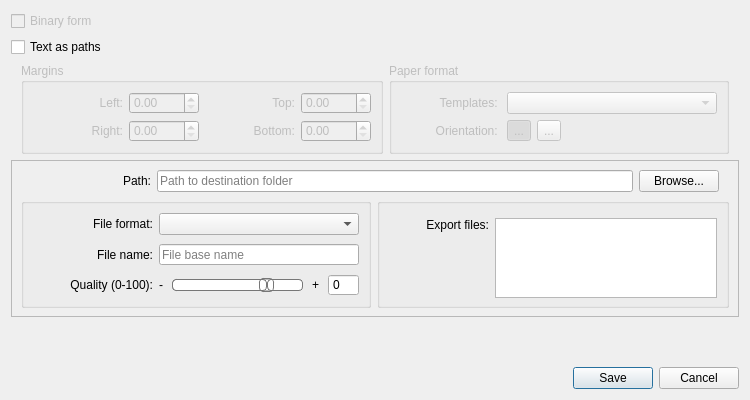
<?xml version="1.0" encoding="UTF-8"?>
<ui version="4.0">
 <class>ExportLayoutDialog</class>
 <widget class="QDialog" name="ExportLayoutDialog">
  <property name="windowModality">
   <enum>Qt::ApplicationModal</enum>
  </property>
  <property name="geometry">
   <rect>
    <x>0</x>
    <y>0</y>
    <width>750</width>
    <height>400</height>
   </rect>
  </property>
  <property name="sizePolicy">
   <sizepolicy hsizetype="Expanding" vsizetype="Preferred">
    <horstretch>0</horstretch>
    <verstretch>0</verstretch>
   </sizepolicy>
  </property>
  <property name="minimumSize">
   <size>
    <width>750</width>
    <height>360</height>
   </size>
  </property>
  <property name="maximumSize">
   <size>
    <width>900</width>
    <height>400</height>
   </size>
  </property>
  <property name="font">
   <font>
    <pointsize>9</pointsize>
   </font>
  </property>
  <property name="windowTitle">
   <string>Export Layout</string>
  </property>
  <property name="windowIcon">
   <iconset resource="../share/resources/toolicon.qrc">
    <normaloff>:/toolicon/32x32/export.png</normaloff>:/toolicon/32x32/export.png</iconset>
  </property>
  <property name="modal">
   <bool>true</bool>
  </property>
  <layout class="QFormLayout" name="formLayout">
   <item row="0" column="0">
    <widget class="QCheckBox" name="binaryDXF_CheckBox">
     <property name="enabled">
      <bool>false</bool>
     </property>
     <property name="text">
      <string>Binary form</string>
     </property>
    </widget>
   </item>
   <item row="1" column="0">
    <widget class="QCheckBox" name="textAsPaths_Checkbox">
     <property name="enabled">
      <bool>true</bool>
     </property>
     <property name="text">
      <string>Text as paths</string>
     </property>
    </widget>
   </item>
   <item row="3" column="0" colspan="2">
    <widget class="QFrame" name="frame">
     <property name="sizePolicy">
      <sizepolicy hsizetype="Expanding" vsizetype="Preferred">
       <horstretch>0</horstretch>
       <verstretch>0</verstretch>
      </sizepolicy>
     </property>
     <property name="minimumSize">
      <size>
       <width>0</width>
       <height>140</height>
      </size>
     </property>
     <property name="frameShape">
      <enum>QFrame::StyledPanel</enum>
     </property>
     <property name="frameShadow">
      <enum>QFrame::Raised</enum>
     </property>
     <layout class="QVBoxLayout" name="verticalLayout_6">
      <item>
       <layout class="QVBoxLayout" name="verticalLayout_2">
        <item>
         <layout class="QHBoxLayout" name="path_HorizontalLayout">
          <property name="leftMargin">
           <number>10</number>
          </property>
          <property name="rightMargin">
           <number>10</number>
          </property>
          <item>
           <widget class="QLabel" name="path_Label">
            <property name="sizePolicy">
             <sizepolicy hsizetype="Preferred" vsizetype="Fixed">
              <horstretch>0</horstretch>
              <verstretch>0</verstretch>
             </sizepolicy>
            </property>
            <property name="minimumSize">
             <size>
              <width>120</width>
              <height>0</height>
             </size>
            </property>
            <property name="text">
             <string>Path:</string>
            </property>
            <property name="alignment">
             <set>Qt::AlignRight|Qt::AlignTrailing|Qt::AlignVCenter</set>
            </property>
           </widget>
          </item>
          <item>
           <widget class="QLineEdit" name="path_LineEdit">
            <property name="sizePolicy">
             <sizepolicy hsizetype="Expanding" vsizetype="Fixed">
              <horstretch>0</horstretch>
              <verstretch>0</verstretch>
             </sizepolicy>
            </property>
            <property name="minimumSize">
             <size>
              <width>420</width>
              <height>0</height>
             </size>
            </property>
            <property name="toolTip">
             <string>Destination folder</string>
            </property>
            <property name="placeholderText">
             <string>Path to destination folder</string>
            </property>
           </widget>
          </item>
          <item>
           <widget class="QPushButton" name="browse_PushButton">
            <property name="sizePolicy">
             <sizepolicy hsizetype="Preferred" vsizetype="Fixed">
              <horstretch>0</horstretch>
              <verstretch>0</verstretch>
             </sizepolicy>
            </property>
            <property name="toolTip">
             <string>Select path to destination folder</string>
            </property>
            <property name="text">
             <string>Browse...</string>
            </property>
           </widget>
          </item>
         </layout>
        </item>
       </layout>
      </item>
      <item>
       <layout class="QHBoxLayout" name="horizontalLayout_2">
        <item>
         <widget class="QGroupBox" name="file_GroupBox">
          <property name="sizePolicy">
           <sizepolicy hsizetype="Expanding" vsizetype="Preferred">
            <horstretch>0</horstretch>
            <verstretch>0</verstretch>
           </sizepolicy>
          </property>
          <property name="minimumSize">
           <size>
            <width>350</width>
            <height>110</height>
           </size>
          </property>
          <property name="maximumSize">
           <size>
            <width>16777215</width>
            <height>110</height>
           </size>
          </property>
          <property name="title">
           <string/>
          </property>
          <layout class="QVBoxLayout" name="verticalLayout_4">
           <item>
            <layout class="QFormLayout" name="file_FormLayout">
             <property name="verticalSpacing">
              <number>9</number>
             </property>
             <item row="0" column="0">
              <widget class="QLabel" name="format_Label">
               <property name="minimumSize">
                <size>
                 <width>120</width>
                 <height>0</height>
                </size>
               </property>
               <property name="text">
                <string>File format:</string>
               </property>
               <property name="alignment">
                <set>Qt::AlignRight|Qt::AlignTrailing|Qt::AlignVCenter</set>
               </property>
              </widget>
             </item>
             <item row="0" column="1">
              <widget class="ExportFormatCombobox" name="format_ComboBox">
               <property name="sizePolicy">
                <sizepolicy hsizetype="Expanding" vsizetype="Preferred">
                 <horstretch>0</horstretch>
                 <verstretch>0</verstretch>
                </sizepolicy>
               </property>
               <property name="minimumSize">
                <size>
                 <width>0</width>
                 <height>0</height>
                </size>
               </property>
              </widget>
             </item>
             <item row="1" column="0">
              <widget class="QLabel" name="filename_Label">
               <property name="minimumSize">
                <size>
                 <width>120</width>
                 <height>0</height>
                </size>
               </property>
               <property name="text">
                <string>File name:</string>
               </property>
               <property name="alignment">
                <set>Qt::AlignRight|Qt::AlignTrailing|Qt::AlignVCenter</set>
               </property>
              </widget>
             </item>
             <item row="1" column="1">
              <widget class="QLineEdit" name="filename_LineEdit">
               <property name="sizePolicy">
                <sizepolicy hsizetype="Expanding" vsizetype="Preferred">
                 <horstretch>0</horstretch>
                 <verstretch>0</verstretch>
                </sizepolicy>
               </property>
               <property name="minimumSize">
                <size>
                 <width>0</width>
                 <height>0</height>
                </size>
               </property>
               <property name="toolTip">
                <string>File base name</string>
               </property>
               <property name="placeholderText">
                <string>File base name</string>
               </property>
              </widget>
             </item>
             <item row="2" column="0">
              <widget class="QLabel" name="quality_Label">
               <property name="minimumSize">
                <size>
                 <width>120</width>
                 <height>0</height>
                </size>
               </property>
               <property name="font">
                <font>
                 <pointsize>9</pointsize>
                </font>
               </property>
               <property name="text">
                <string>Quality (0-100):</string>
               </property>
               <property name="alignment">
                <set>Qt::AlignRight|Qt::AlignTrailing|Qt::AlignVCenter</set>
               </property>
              </widget>
             </item>
             <item row="2" column="1">
              <layout class="QHBoxLayout" name="quality_HorizontalLayout">
               <property name="spacing">
                <number>9</number>
               </property>
               <item>
                <widget class="QLabel" name="minus_Label">
                 <property name="sizePolicy">
                  <sizepolicy hsizetype="Fixed" vsizetype="Preferred">
                   <horstretch>0</horstretch>
                   <verstretch>0</verstretch>
                  </sizepolicy>
                 </property>
                 <property name="maximumSize">
                  <size>
                   <width>10</width>
                   <height>16777215</height>
                  </size>
                 </property>
                 <property name="font">
                  <font>
                   <pointsize>9</pointsize>
                  </font>
                 </property>
                 <property name="text">
                  <string>-</string>
                 </property>
                 <property name="alignment">
                  <set>Qt::AlignRight|Qt::AlignTrailing|Qt::AlignVCenter</set>
                 </property>
                 <property name="indent">
                  <number>0</number>
                 </property>
                </widget>
               </item>
               <item>
                <widget class="QSlider" name="quality_Slider">
                 <property name="sizePolicy">
                  <sizepolicy hsizetype="Expanding" vsizetype="Preferred">
                   <horstretch>0</horstretch>
                   <verstretch>0</verstretch>
                  </sizepolicy>
                 </property>
                 <property name="minimumSize">
                  <size>
                   <width>0</width>
                   <height>22</height>
                  </size>
                 </property>
                 <property name="maximumSize">
                  <size>
                   <width>16777215</width>
                   <height>16777215</height>
                  </size>
                 </property>
                 <property name="styleSheet">
                  <string notr="true">QSlider::groove:horizontal {
border: 1px solid #bbb;
background: white;
height: 10px;
border-radius: 4px;
}

QSlider::sub-page:horizontal {
background: qlineargradient(x1: 0, y1: 0,    x2: 0, y2: 1,
stop: 0 #66e, stop: 1 #bbf);
background: qlineargradient(x1: 0, y1: 0.2, x2: 1, y2: 1,
stop: 0 #bbf, stop: 1 #55f);
border: 1px solid #777;
height: 10px;
border-radius: 4px;
}

QSlider::add-page:horizontal {
background: #fff;
border: 1px solid #777;
height: 10px;
border-radius: 4px;
}

QSlider::handle:horizontal {
background: qlineargradient(x1:0, y1:0, x2:1, y2:1,
stop:0 #eee, stop:1 #ccc);
border: 1px solid #777;
width: 13px;
margin-top: -2px;
margin-bottom: -2px;
border-radius: 4px;
}

QSlider::handle:horizontal:hover {
background: qlineargradient(x1:0, y1:0, x2:1, y2:1,
stop:0 #fff, stop:1 #ddd);
border: 1px solid #444;
border-radius: 4px;
}

QSlider::sub-page:horizontal:disabled {
background: #bbb;
border-color: #999;
}

QSlider::add-page:horizontal:disabled {
background: #eee;
border-color: #999;
}

QSlider::handle:horizontal:disabled {
background: #eee;
border: 1px solid #aaa;
border-radius: 4px;
}</string>
                 </property>
                 <property name="maximum">
                  <number>100</number>
                 </property>
                 <property name="value">
                  <number>75</number>
                 </property>
                 <property name="sliderPosition">
                  <number>75</number>
                 </property>
                 <property name="orientation">
                  <enum>Qt::Horizontal</enum>
                 </property>
                </widget>
               </item>
               <item>
                <widget class="QLabel" name="plus_Label">
                 <property name="sizePolicy">
                  <sizepolicy hsizetype="Fixed" vsizetype="Preferred">
                   <horstretch>0</horstretch>
                   <verstretch>0</verstretch>
                  </sizepolicy>
                 </property>
                 <property name="maximumSize">
                  <size>
                   <width>10</width>
                   <height>16777215</height>
                  </size>
                 </property>
                 <property name="font">
                  <font>
                   <pointsize>9</pointsize>
                  </font>
                 </property>
                 <property name="text">
                  <string>+</string>
                 </property>
                 <property name="alignment">
                  <set>Qt::AlignLeading|Qt::AlignLeft|Qt::AlignVCenter</set>
                 </property>
                </widget>
               </item>
               <item>
                <widget class="QSpinBox" name="percent_SpinBox">
                 <property name="sizePolicy">
                  <sizepolicy hsizetype="Fixed" vsizetype="Fixed">
                   <horstretch>0</horstretch>
                   <verstretch>0</verstretch>
                  </sizepolicy>
                 </property>
                 <property name="buttonSymbols">
                  <enum>QAbstractSpinBox::NoButtons</enum>
                 </property>
                 <property name="maximum">
                  <number>100</number>
                 </property>
                </widget>
               </item>
              </layout>
             </item>
            </layout>
           </item>
          </layout>
         </widget>
        </item>
        <item>
         <widget class="QGroupBox" name="export_GroupBox">
          <property name="sizePolicy">
           <sizepolicy hsizetype="Expanding" vsizetype="Preferred">
            <horstretch>0</horstretch>
            <verstretch>0</verstretch>
           </sizepolicy>
          </property>
          <property name="minimumSize">
           <size>
            <width>250</width>
            <height>110</height>
           </size>
          </property>
          <property name="maximumSize">
           <size>
            <width>16777215</width>
            <height>110</height>
           </size>
          </property>
          <property name="title">
           <string/>
          </property>
          <property name="alignment">
           <set>Qt::AlignLeading|Qt::AlignLeft|Qt::AlignTop</set>
          </property>
          <layout class="QVBoxLayout" name="verticalLayout_5">
           <item>
            <layout class="QHBoxLayout" name="horizontalLayout_3">
             <property name="topMargin">
              <number>5</number>
             </property>
             <item>
              <widget class="QLabel" name="exportFiles_Label">
               <property name="sizePolicy">
                <sizepolicy hsizetype="Preferred" vsizetype="Preferred">
                 <horstretch>0</horstretch>
                 <verstretch>0</verstretch>
                </sizepolicy>
               </property>
               <property name="minimumSize">
                <size>
                 <width>100</width>
                 <height>0</height>
                </size>
               </property>
               <property name="text">
                <string>Export files:</string>
               </property>
               <property name="alignment">
                <set>Qt::AlignRight|Qt::AlignTop|Qt::AlignTrailing</set>
               </property>
              </widget>
             </item>
             <item>
              <widget class="QListWidget" name="exportFiles_ListWidget">
               <property name="sizePolicy">
                <sizepolicy hsizetype="Expanding" vsizetype="Expanding">
                 <horstretch>0</horstretch>
                 <verstretch>0</verstretch>
                </sizepolicy>
               </property>
               <property name="minimumSize">
                <size>
                 <width>180</width>
                 <height>80</height>
                </size>
               </property>
               <property name="maximumSize">
                <size>
                 <width>16777215</width>
                 <height>80</height>
                </size>
               </property>
              </widget>
             </item>
            </layout>
           </item>
          </layout>
         </widget>
        </item>
       </layout>
      </item>
     </layout>
    </widget>
   </item>
   <item row="5" column="1">
    <widget class="QDialogButtonBox" name="buttonBox">
     <property name="orientation">
      <enum>Qt::Horizontal</enum>
     </property>
     <property name="standardButtons">
      <set>QDialogButtonBox::Cancel|QDialogButtonBox::Save</set>
     </property>
    </widget>
   </item>
   <item row="2" column="0" colspan="2">
    <layout class="QHBoxLayout" name="horizontalLayout">
     <property name="leftMargin">
      <number>10</number>
     </property>
     <property name="rightMargin">
      <number>10</number>
     </property>
     <item>
      <widget class="QGroupBox" name="margins_GroupBox">
       <property name="enabled">
        <bool>false</bool>
       </property>
       <property name="sizePolicy">
        <sizepolicy hsizetype="Expanding" vsizetype="Preferred">
         <horstretch>0</horstretch>
         <verstretch>0</verstretch>
        </sizepolicy>
       </property>
       <property name="minimumSize">
        <size>
         <width>300</width>
         <height>88</height>
        </size>
       </property>
       <property name="maximumSize">
        <size>
         <width>16777215</width>
         <height>16777215</height>
        </size>
       </property>
       <property name="title">
        <string>Margins</string>
       </property>
       <property name="checkable">
        <bool>false</bool>
       </property>
       <layout class="QVBoxLayout" name="verticalLayout_3">
        <item>
         <layout class="QHBoxLayout" name="margins_HorizontalLayout">
          <item>
           <layout class="QFormLayout" name="margins_FormLayout">
            <item row="1" column="0">
             <widget class="QLabel" name="rightField_Label">
              <property name="minimumSize">
               <size>
                <width>90</width>
                <height>0</height>
               </size>
              </property>
              <property name="text">
               <string>Right:</string>
              </property>
              <property name="alignment">
               <set>Qt::AlignRight|Qt::AlignTrailing|Qt::AlignVCenter</set>
              </property>
             </widget>
            </item>
            <item row="1" column="1">
             <widget class="QDoubleSpinBox" name="rightField_DoubleSpinBox">
              <property name="sizePolicy">
               <sizepolicy hsizetype="Preferred" vsizetype="Fixed">
                <horstretch>0</horstretch>
                <verstretch>0</verstretch>
               </sizepolicy>
              </property>
              <property name="minimumSize">
               <size>
                <width>70</width>
                <height>0</height>
               </size>
              </property>
             </widget>
            </item>
            <item row="0" column="1">
             <widget class="QDoubleSpinBox" name="leftField_DoubleSpinBox">
              <property name="sizePolicy">
               <sizepolicy hsizetype="Preferred" vsizetype="Fixed">
                <horstretch>0</horstretch>
                <verstretch>0</verstretch>
               </sizepolicy>
              </property>
              <property name="minimumSize">
               <size>
                <width>70</width>
                <height>0</height>
               </size>
              </property>
             </widget>
            </item>
            <item row="0" column="0">
             <widget class="QLabel" name="leftField_Label">
              <property name="minimumSize">
               <size>
                <width>90</width>
                <height>0</height>
               </size>
              </property>
              <property name="text">
               <string>Left:</string>
              </property>
              <property name="alignment">
               <set>Qt::AlignRight|Qt::AlignTrailing|Qt::AlignVCenter</set>
              </property>
             </widget>
            </item>
           </layout>
          </item>
          <item>
           <layout class="QFormLayout" name="formLayout_3">
            <item row="0" column="0">
             <widget class="QLabel" name="topField_Label">
              <property name="minimumSize">
               <size>
                <width>90</width>
                <height>0</height>
               </size>
              </property>
              <property name="text">
               <string>Top:</string>
              </property>
              <property name="alignment">
               <set>Qt::AlignRight|Qt::AlignTrailing|Qt::AlignVCenter</set>
              </property>
             </widget>
            </item>
            <item row="0" column="1">
             <widget class="QDoubleSpinBox" name="topField_DoubleSpinBox">
              <property name="sizePolicy">
               <sizepolicy hsizetype="Preferred" vsizetype="Fixed">
                <horstretch>0</horstretch>
                <verstretch>0</verstretch>
               </sizepolicy>
              </property>
              <property name="minimumSize">
               <size>
                <width>70</width>
                <height>0</height>
               </size>
              </property>
             </widget>
            </item>
            <item row="1" column="0">
             <widget class="QLabel" name="bottomField_Label">
              <property name="minimumSize">
               <size>
                <width>90</width>
                <height>0</height>
               </size>
              </property>
              <property name="text">
               <string>Bottom:</string>
              </property>
              <property name="alignment">
               <set>Qt::AlignRight|Qt::AlignTrailing|Qt::AlignVCenter</set>
              </property>
             </widget>
            </item>
            <item row="1" column="1">
             <widget class="QDoubleSpinBox" name="bottomField_DoubleSpinBox">
              <property name="sizePolicy">
               <sizepolicy hsizetype="Preferred" vsizetype="Fixed">
                <horstretch>0</horstretch>
                <verstretch>0</verstretch>
               </sizepolicy>
              </property>
              <property name="minimumSize">
               <size>
                <width>70</width>
                <height>0</height>
               </size>
              </property>
             </widget>
            </item>
           </layout>
          </item>
         </layout>
        </item>
       </layout>
      </widget>
     </item>
     <item>
      <widget class="QGroupBox" name="paperFormat_GroupBox">
       <property name="enabled">
        <bool>false</bool>
       </property>
       <property name="sizePolicy">
        <sizepolicy hsizetype="Expanding" vsizetype="Preferred">
         <horstretch>0</horstretch>
         <verstretch>0</verstretch>
        </sizepolicy>
       </property>
       <property name="minimumSize">
        <size>
         <width>290</width>
         <height>88</height>
        </size>
       </property>
       <property name="maximumSize">
        <size>
         <width>16777215</width>
         <height>16777215</height>
        </size>
       </property>
       <property name="title">
        <string>Paper format</string>
       </property>
       <layout class="QVBoxLayout" name="verticalLayout">
        <item>
         <layout class="QFormLayout" name="paperFormat_FormLayout">
          <item row="0" column="0">
           <widget class="QLabel" name="templates_Label">
            <property name="sizePolicy">
             <sizepolicy hsizetype="Expanding" vsizetype="Preferred">
              <horstretch>0</horstretch>
              <verstretch>0</verstretch>
             </sizepolicy>
            </property>
            <property name="minimumSize">
             <size>
              <width>100</width>
              <height>0</height>
             </size>
            </property>
            <property name="text">
             <string>Templates: </string>
            </property>
            <property name="alignment">
             <set>Qt::AlignRight|Qt::AlignTrailing|Qt::AlignVCenter</set>
            </property>
           </widget>
          </item>
          <item row="0" column="1">
           <widget class="PageFormatCombobox" name="templates_ComboBox">
            <property name="sizePolicy">
             <sizepolicy hsizetype="Expanding" vsizetype="Fixed">
              <horstretch>0</horstretch>
              <verstretch>0</verstretch>
             </sizepolicy>
            </property>
            <property name="minimumSize">
             <size>
              <width>200</width>
              <height>0</height>
             </size>
            </property>
           </widget>
          </item>
          <item row="1" column="0">
           <widget class="QLabel" name="orientation_Label">
            <property name="sizePolicy">
             <sizepolicy hsizetype="Expanding" vsizetype="Preferred">
              <horstretch>0</horstretch>
              <verstretch>0</verstretch>
             </sizepolicy>
            </property>
            <property name="minimumSize">
             <size>
              <width>100</width>
              <height>0</height>
             </size>
            </property>
            <property name="text">
             <string>Orientation: </string>
            </property>
            <property name="alignment">
             <set>Qt::AlignRight|Qt::AlignTrailing|Qt::AlignVCenter</set>
            </property>
           </widget>
          </item>
          <item row="1" column="1">
           <layout class="QHBoxLayout" name="orientation_HorizontalLayout">
            <item>
             <widget class="QToolButton" name="portrait_ToolButton">
              <property name="text">
               <string notr="true">...</string>
              </property>
              <property name="icon">
               <iconset resource="../../../libs/vmisc/share/resources/icon.qrc">
                <normaloff>:/icon/16x16/portrait.png</normaloff>:/icon/16x16/portrait.png</iconset>
              </property>
              <property name="checkable">
               <bool>true</bool>
              </property>
              <property name="checked">
               <bool>true</bool>
              </property>
              <property name="autoExclusive">
               <bool>true</bool>
              </property>
             </widget>
            </item>
            <item>
             <widget class="QToolButton" name="landscape_ToolButton">
              <property name="text">
               <string notr="true">...</string>
              </property>
              <property name="icon">
               <iconset resource="../../../libs/vmisc/share/resources/icon.qrc">
                <normaloff>:/icon/16x16/landscape.png</normaloff>:/icon/16x16/landscape.png</iconset>
              </property>
              <property name="checkable">
               <bool>true</bool>
              </property>
              <property name="autoExclusive">
               <bool>true</bool>
              </property>
             </widget>
            </item>
            <item>
             <spacer name="horizontalSpacer">
              <property name="orientation">
               <enum>Qt::Horizontal</enum>
              </property>
              <property name="sizeHint" stdset="0">
               <size>
                <width>40</width>
                <height>20</height>
               </size>
              </property>
             </spacer>
            </item>
           </layout>
          </item>
         </layout>
        </item>
       </layout>
      </widget>
     </item>
    </layout>
   </item>
   <item row="4" column="1">
    <spacer name="verticalSpacer">
     <property name="orientation">
      <enum>Qt::Vertical</enum>
     </property>
     <property name="sizeHint" stdset="0">
      <size>
       <width>20</width>
       <height>40</height>
      </size>
     </property>
    </spacer>
   </item>
  </layout>
 </widget>
 <customwidgets>
  <customwidget>
   <class>ExportFormatCombobox</class>
   <extends>QComboBox</extends>
   <header>export_format_combobox.h</header>
  </customwidget>
  <customwidget>
   <class>PageFormatCombobox</class>
   <extends>QComboBox</extends>
   <header>page_format_combobox.h</header>
  </customwidget>
 </customwidgets>
 <tabstops>
  <tabstop>path_LineEdit</tabstop>
  <tabstop>browse_PushButton</tabstop>
  <tabstop>binaryDXF_CheckBox</tabstop>
  <tabstop>textAsPaths_Checkbox</tabstop>
  <tabstop>leftField_DoubleSpinBox</tabstop>
  <tabstop>topField_DoubleSpinBox</tabstop>
  <tabstop>rightField_DoubleSpinBox</tabstop>
  <tabstop>bottomField_DoubleSpinBox</tabstop>
  <tabstop>portrait_ToolButton</tabstop>
  <tabstop>landscape_ToolButton</tabstop>
 </tabstops>
 <resources>
  <include location="../share/resources/toolicon.qrc"/>
  <include location="../../../libs/vmisc/share/resources/icon.qrc"/>
 </resources>
 <connections>
  <connection>
   <sender>buttonBox</sender>
   <signal>accepted()</signal>
   <receiver>ExportLayoutDialog</receiver>
   <slot>accept()</slot>
   <hints>
    <hint type="sourcelabel">
     <x>248</x>
     <y>254</y>
    </hint>
    <hint type="destinationlabel">
     <x>157</x>
     <y>274</y>
    </hint>
   </hints>
  </connection>
  <connection>
   <sender>buttonBox</sender>
   <signal>rejected()</signal>
   <receiver>ExportLayoutDialog</receiver>
   <slot>reject()</slot>
   <hints>
    <hint type="sourcelabel">
     <x>316</x>
     <y>260</y>
    </hint>
    <hint type="destinationlabel">
     <x>286</x>
     <y>274</y>
    </hint>
   </hints>
  </connection>
 </connections>
</ui>
